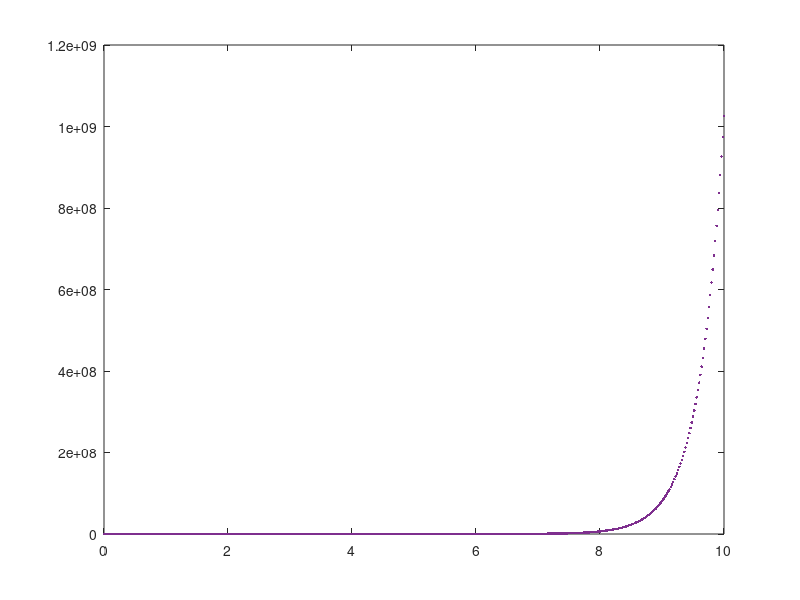

MATLAB code for this plot:
%% Exercise # 1 -  Numerical methods for ODEs
% Course: Numerical Methods For Differential Equations
% Name: Alexandre da Rocha Rodrigues
% Matricola: 2039952
% November 2021

close all
clear all

%% Question 1
% 2-step Simpson's method:
% y(n+2) = y(n) + h/3 * (f(n) + 4*f(n+1) + f(n+2));
% y' = -5y;

%% Constants
h = 0.02;
T = 10;
ts = 0:h:T;

N = length(ts);
y = zeros(N,1);
y(1) = 1;
f = @(y) -5*y; 
y_exact = -5/2*ts.^2 + 1;

%% Compute y(2) - FE
y(2) = y(1) + h*f(y(1));

%% Compute y(2) - RK4
% k1 = f(y(1));
% k2 = f(y(1)+h/2*k1);
% k3 = f(y(1)+h/2*k2);
% k4 = f(y(1)+h*k3);
% 
% y(2) = y(1) + h/6 * (k1 + 2*k2 + 2*k3 + k4);

%% Main Method
for i=1:N-2
    y(i+2) = y(i) + h/3 * (f(y(i)) + 4*f(y(i+1)) + f(y(i+2)));
end

plot(ts,abs(y-y_exact),'.')

error = abs(y-y_exact);
errorf = error(end)
